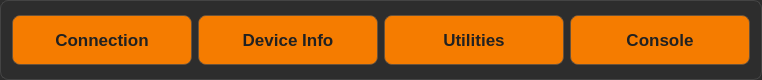
     <widget class="QGroupBox" name="groupBox">
      <property name="sizePolicy">
       <sizepolicy hsizetype="Expanding" vsizetype="Preferred">
        <horstretch>0</horstretch>
        <verstretch>0</verstretch>
       </sizepolicy>
      </property>
      <property name="minimumSize">
       <size>
        <width>0</width>
        <height>0</height>
       </size>
      </property>
      <property name="maximumSize">
       <size>
        <width>1280</width>
        <height>80</height>
       </size>
      </property>
      <property name="styleSheet">
       <string notr="true">background-color: #2d2d2d;
border: 1px solid #444;
border-radius: 8px;
color: #ffffff;
</string>
      </property>
      <property name="title">
       <string/>
      </property>
      <layout class="QGridLayout" name="gridLayout_2">
       <item row="0" column="2">
        <widget class="QPushButton" name="utilitiesButton">
         <property name="sizePolicy">
          <sizepolicy hsizetype="Fixed" vsizetype="Fixed">
           <horstretch>0</horstretch>
           <verstretch>0</verstretch>
          </sizepolicy>
         </property>
         <property name="minimumSize">
          <size>
           <width>180</width>
           <height>50</height>
          </size>
         </property>
         <property name="autoFillBackground">
          <bool>false</bool>
         </property>
         <property name="styleSheet">
          <string notr="true">QPushButton {
    /* Temel Stil */
    background-color: #f57c00;
    color: #212121;
	border: 1px solid rgba(80, 80, 80, 0.6);  /* #505050'nin opak versiyonu */
    
    /* Kenar Yumuşatma */
    border-radius: 8px;  /* Köşeleri belirgin şekilde yuvarlak */
    
    /* Metin &amp; Padding */
    font-family: 'Segoe UI', sans-serif;
    font-size: 13pt;
    font-weight: bold;
    padding: 10px 20px;
    
}

QPushButton:hover {
    background-color: #ff9800;  /* Daha açık turuncu */
}

QPushButton:pressed {
    background-color: #e65100;  /* Daha koyu turuncu */
}</string>
         </property>
         <property name="text">
          <string>Utilities</string>
         </property>
        </widget>
       </item>
       <item row="0" column="1">
        <widget class="QPushButton" name="deviceinfoButton">
         <property name="sizePolicy">
          <sizepolicy hsizetype="Fixed" vsizetype="Fixed">
           <horstretch>0</horstretch>
           <verstretch>0</verstretch>
          </sizepolicy>
         </property>
         <property name="minimumSize">
          <size>
           <width>180</width>
           <height>50</height>
          </size>
         </property>
         <property name="autoFillBackground">
          <bool>false</bool>
         </property>
         <property name="styleSheet">
          <string notr="true">QPushButton {
    /* Temel Stil */
    background-color: #f57c00;
    color: #212121;
	border: 1px solid rgba(80, 80, 80, 0.6);  /* #505050'nin opak versiyonu */
    
    /* Kenar Yumuşatma */
    border-radius: 8px;  /* Köşeleri belirgin şekilde yuvarlak */
    
    /* Metin &amp; Padding */
    font-family: 'Segoe UI', sans-serif;
    font-size: 13pt;
    font-weight: bold;
    padding: 10px 20px;
    
}

QPushButton:hover {
    background-color: #ff9800;  /* Daha açık turuncu */
}

QPushButton:pressed {
    background-color: #e65100;  /* Daha koyu turuncu */
}</string>
         </property>
         <property name="text">
          <string>Device Info</string>
         </property>
        </widget>
       </item>
       <item row="0" column="0">
        <widget class="QPushButton" name="connectionButton">
         <property name="sizePolicy">
          <sizepolicy hsizetype="Fixed" vsizetype="Fixed">
           <horstretch>0</horstretch>
           <verstretch>0</verstretch>
          </sizepolicy>
         </property>
         <property name="minimumSize">
          <size>
           <width>180</width>
           <height>50</height>
          </size>
         </property>
         <property name="autoFillBackground">
          <bool>false</bool>
         </property>
         <property name="styleSheet">
          <string notr="true">QPushButton {
    /* Temel Stil */
    background-color: #f57c00;
    color: #212121;
	border: 1px solid rgba(80, 80, 80, 0.6);  /* #505050'nin opak versiyonu */
    
    /* Kenar Yumuşatma */
    border-radius: 8px;  /* Köşeleri belirgin şekilde yuvarlak */
    
    /* Metin &amp; Padding */
    font-family: 'Segoe UI', sans-serif;
    font-size: 13pt;
    font-weight: bold;
    padding: 10px 20px;
    
}

QPushButton:hover {
    background-color: #ff9800;  /* Daha açık turuncu */
}

QPushButton:pressed {
    background-color: #e65100;  /* Daha koyu turuncu */
}</string>
         </property>
         <property name="text">
          <string>Connection</string>
         </property>
        </widget>
       </item>
       <item row="0" column="4">
        <widget class="QPushButton" name="consoleButton">
         <property name="sizePolicy">
          <sizepolicy hsizetype="Fixed" vsizetype="Fixed">
           <horstretch>0</horstretch>
           <verstretch>0</verstretch>
          </sizepolicy>
         </property>
         <property name="minimumSize">
          <size>
           <width>180</width>
           <height>50</height>
          </size>
         </property>
         <property name="styleSheet">
          <string notr="true">QPushButton {
    /* Temel Stil */
    background-color: #f57c00;
    color: #212121;
	border: 1px solid rgba(80, 80, 80, 0.6);  /* #505050'nin opak versiyonu */
    
    /* Kenar Yumuşatma */
    border-radius: 8px;  /* Köşeleri belirgin şekilde yuvarlak */
    
    /* Metin &amp; Padding */
    font-family: 'Segoe UI', sans-serif;
    font-size: 13pt;
    font-weight: bold;
    padding: 10px 20px;
    
}

QPushButton:hover {
    background-color: #ff9800;  /* Daha açık turuncu */
}

QPushButton:pressed {
    background-color: #e65100;  /* Daha koyu turuncu */
}</string>
         </property>
         <property name="text">
          <string>Console</string>
         </property>
        </widget>
       </item>
      </layout>
     </widget>
